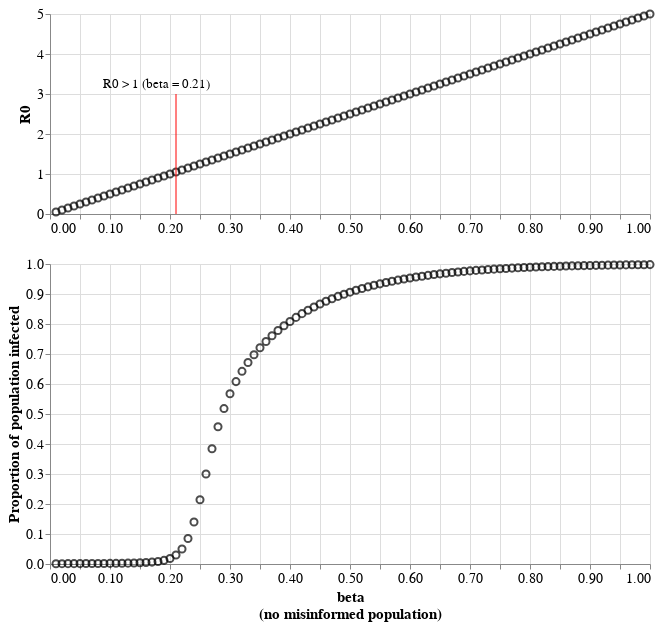

Source (notebook cell):
### Code cell
beta_val = np.round(r0frames[r0frames['r0'] > 1]['beta'].min(), 2)

rule_text_df = pd.DataFrame({
    'x' : [r0frames[r0frames['r0'] > 1]['beta'].min()],
    'y1' : [0],
    'y2' : [3],
    'text' : [f"R0 > 1 (beta = {beta_val})"]
})

r0fig1 = alt.Chart(r0frames).mark_point(color='black', size=50).encode(
    x = alt.X(
        'beta:Q',
        axis = alt.Axis(
            title = None,
            labelExpr="(datum.value*100) % 10 ? null : datum.label"
        )
    ),
    y = alt.Y(
        "r0:Q",
        title = "R0"
    )
).properties(width=600, height=200) + alt.Chart(rule_text_df).mark_rule(color = 'red').encode(
    x = 'x:Q',
    y = 'y1:Q',
    y2 = 'y2:Q'
) + alt.Chart(rule_text_df).mark_text(
    dx=-20,
    dy=-10,
    fontSize=13
).encode(
    x = 'x:Q',
    y = 'y2:Q',
    text = 'text'
)


tots_fig = alt.Chart(total_frame).mark_point(color='black', size=50).encode(
    x = alt.X(
        "beta:Q",
        axis = alt.Axis(
            title=['beta','(no misinformed population)'],
            labelExpr="(datum.value*100) % 10 ? null : datum.label"
        )
    ),
    y = alt.Y("total_infected:Q", title='Proportion of population infected')
).properties(width=600)



combined_fig = alt.vconcat(r0fig1, tots_fig)

combined_fig.configure_axis(
    titleFontSize=15,
    labelFontSize=14,
    labelAngle=0
).configure_legend(
    titleFontSize=15,
    labelFontSize=14,
)

### Figure 1 — Vega-Lite specification as saved in the notebook (floating-point values rounded to 4 significant figures)
{"config": {"view": {"continuousWidth": 400, "continuousHeight": 300}, "axis": {"labelAngle": 0, "labelFontSize": 14, "titleFontSize": 15}, "legend": {"labelFontSize": 14, "titleFontSize": 15}}, "vconcat": [{"layer": [{"data": {"name": "data-fcb4c199e43dcd400c70aa10fb44932f"}, "mark": {"type": "point", "color": "black", "size": 50}, "encoding": {"x": {"type": "quantitative", "axis": {"labelExpr": "(datum.value*100) % 10 ? null : datum.label", "title": null}, "field": "beta"}, "y": {"type": "quantitative", "field": "r0", "title": "R0"}}, "height": 200, "width": 600}, {"data": {"name": "data-cabcc8b05354f87e26394fcbc3eb5dd0"}, "mark": {"type": "rule", "color": "red"}, "encoding": {"x": {"type": "quantitative", "field": "x"}, "y": {"type": "quantitative", "field": "y1"}, "y2": {"field": "y2"}}}, {"data": {"name": "data-cabcc8b05354f87e26394fcbc3eb5dd0"}, "mark": {"type": "text", "dx": -20, "dy": -10, "fontSize": 13}, "encoding": {"text": {"type": "nominal", "field": "text"}, "x": {"type": "quantitative", "field": "x"}, "y": {"type": "quantitative", "field": "y2"}}}]}, {"data": {"name": "data-48a9c5f20bc2c2682860d7eca0b659dd"}, "mark": {"type": "point", "color": "black", "size": 50}, "encoding": {"x": {"type": "quantitative", "axis": {"labelExpr": "(datum.value*100) % 10 ? null : datum.label", "title": ["beta", "(no misinformed population)"]}, "field": "beta"}, "y": {"type": "quantitative", "field": "total_infected", "title": "Proportion of population infected"}}, "width": 600}], "$schema": "https://vega.github.io/schema/vega-lite/v4.8.1.json", "datasets": {"data-fcb4c199e43dcd400c70aa10fb44932f": [{"r0": 0.05, "beta": 0.01}, {"r0": 0.1, "beta": 0.02}, {"r0": 0.15, "beta": 0.03}, {"r0": 0.2, "beta": 0.04}, {"r0": 0.25, "beta": 0.05}, {"r0": 0.3, "beta": 0.06}, {"r0": 0.35, "beta": 0.07}, {"r0": 0.4, "beta": 0.08}, {"r0": 0.45, "beta": 0.09}, {"r0": 0.5, "beta": 0.1}, {"r0": 0.55, "beta": 0.11}, {"r0": 0.6, "beta": 0.12}, {"r0": 0.65, "beta": 0.13}, {"r0": 0.7, "beta": 0.14}, {"r0": 0.75, "beta": 0.15}, {"r0": 0.8, "beta": 0.16}, {"r0": 0.85, "beta": 0.17}, {"r0": 0.9, "beta": 0.18}, {"r0": 0.95, "beta": 0.19}, {"r0": 1.0, "beta": 0.2}, {"r0": 1.05, "beta": 0.21}, {"r0": 1.1, "beta": 0.22}, {"r0": 1.15, "beta": 0.23}, {"r0": 1.2, "beta": 0.24}, {"r0": 1.25, "beta": 0.25}, {"r0": 1.3, "beta": 0.26}, {"r0": 1.35, "beta": 0.27}, {"r0": 1.4, "beta": 0.28}, {"r0": 1.45, "beta": 0.29}, {"r0": 1.5, "beta": 0.3}, {"r0": 1.55, "beta": 0.31}, {"r0": 1.6, "beta": 0.32}, {"r0": 1.65, "beta": 0.33}, {"r0": 1.7, "beta": 0.34}, {"r0": 1.75, "beta": 0.35}, {"r0": 1.8, "beta": 0.36}, {"r0": 1.85, "beta": 0.37}, {"r0": 1.9, "beta": 0.38}, {"r0": 1.95, "beta": 0.39}, {"r0": 2.0, "beta": 0.4}, {"r0": 2.05, "beta": 0.41}, {"r0": 2.1, "beta": 0.42}, {"r0": 2.15, "beta": 0.43}, {"r0": 2.2, "beta": 0.44}, {"r0": 2.25, "beta": 0.45}, {"r0": 2.3, "beta": 0.46}, {"r0": 2.35, "beta": 0.47}, {"r0": 2.4, "beta": 0.48}, {"r0": 2.45, "beta": 0.49}, {"r0": 2.5, "beta": 0.5}, {"r0": 2.55, "beta": 0.51}, {"r0": 2.6, "beta": 0.52}, {"r0": 2.65, "beta": 0.53}, {"r0": 2.7, "beta": 0.54}, {"r0": 2.75, "beta": 0.55}, {"r0": 2.8, "beta": 0.56}, {"r0": 2.85, "beta": 0.57}, {"r0": 2.9, "beta": 0.58}, {"r0": 2.95, "beta": 0.59}, {"r0": 3.0, "beta": 0.6}, {"r0": 3.05, "beta": 0.61}, {"r0": 3.1, "beta": 0.62}, {"r0": 3.15, "beta": 0.63}, {"r0": 3.2, "beta": 0.64}, {"r0": 3.25, "beta": 0.65}, {"r0": 3.3, "beta": 0.66}, {"r0": 3.35, "beta": 0.67}, {"r0": 3.4, "beta": 0.68}, {"r0": 3.45, "beta": 0.69}, {"r0": 3.5, "beta": 0.7}, {"r0": 3.55, "beta": 0.71}, {"r0": 3.6, "beta": 0.72}, {"r0": 3.65, "beta": 0.73}, {"r0": 3.7, "beta": 0.74}, {"r0": 3.75, "beta": 0.75}, {"r0": 3.8, "beta": 0.76}, {"r0": 3.85, "beta": 0.77}, {"r0": 3.9, "beta": 0.78}, {"r0": 3.95, "beta": 0.79}, {"r0": 4.0, "beta": 0.8}, {"r0": 4.05, "beta": 0.81}, {"r0": 4.1, "beta": 0.82}, {"r0": 4.15, "beta": 0.83}, {"r0": 4.2, "beta": 0.84}, {"r0": 4.25, "beta": 0.85}, {"r0": 4.3, "beta": 0.86}, {"r0": 4.35, "beta": 0.87}, {"r0": 4.4, "beta": 0.88}, {"r0": 4.45, "beta": 0.89}, {"r0": 4.5, "beta": 0.9}, {"r0": 4.55, "beta": 0.91}, {"r0": 4.6, "beta": 0.92}, {"r0": 4.65, "beta": 0.93}, {"r0": 4.7, "beta": 0.94}, {"r0": 4.75, "beta": 0.95}, {"r0": 4.8, "beta": 0.96}, {"r0": 4.85, "beta": 0.97}, {"r0": 4.9, "beta": 0.98}, {"r0": 4.95, "beta": 0.99}, {"r0": 5.0, "beta": 1.0}], "data-cabcc8b05354f87e26394fcbc3eb5dd0": [{"x": 0.21, "y1": 0, "y2": 3, "text": "R0 > 1 (beta = 0.21)"}], "data-48a9c5f20bc2c2682860d7eca0b659dd": [{"beta": 0.01, "total_infected": 0.001053}, {"beta": 0.02, "total_infected": 0.001111}, {"beta": 0.03, "total_infected": 0.001176}, {"beta": 0.04, "total_infected": 0.00125}, {"beta": 0.05, "total_infected": 0.001333}, {"beta": 0.06, "total_infected": 0.001428}, {"beta": 0.07, "total_infected": 0.001537}, {"beta": 0.08, "total_infected": 0.001665}, {"beta": 0.09, "total_infected": 0.001816}, {"beta": 0.1, "total_infected": 0.001997}, {"beta": 0.11, "total_infected": 0.002218}, {"beta": 0.12, "total_infected": 0.002493}, {"beta": 0.13, "total_infected": 0.002845}, {"beta": 0.14, "total_infected": 0.00331}, {"beta": 0.15, "total_infected": 0.003947}, {"beta": 0.16, "total_infected": 0.004861}, {"beta": 0.17, "total_infected": 0.006239}, {"beta": 0.18, "total_infected": 0.008428}, {"beta": 0.19, "total_infected": 0.01209}, {"beta": 0.2, "total_infected": 0.01847}, {"beta": 0.21, "total_infected": 0.02987}, {"beta": 0.22, "total_infected": 0.05023}, {"beta": 0.23, "total_infected": 0.0851}, {"beta": 0.24, "total_infected": 0.1398}, {"beta": 0.25, "total_infected": 0.2142}, {"beta": 0.26, "total_infected": 0.2999}, {"beta": 0.27, "total_infected": 0.3839}, {"beta": 0.28, "total_infected": 0.4574}, {"beta": 0.29, "total_infected": 0.518}, {"beta": 0.3, "total_infected": 0.5674}, {"beta": 0.31, "total_infected": 0.608}, {"beta": 0.32, "total_infected": 0.6422}, {"beta": 0.33, "total_infected": 0.6718}, {"beta": 0.34, "total_infected": 0.6977}, {"beta": 0.35, "total_infected": 0.7209}, {"beta": 0.36, "total_infected": 0.7418}, {"beta": 0.37, "total_infected": 0.7608}, {"beta": 0.38, "total_infected": 0.7781}, {"beta": 0.39, "total_infected": 0.794}, {"beta": 0.4, "total_infected": 0.8086}, {"beta": 0.41, "total_infected": 0.8221}, {"beta": 0.42, "total_infected": 0.8345}, {"beta": 0.43, "total_infected": 0.846}, {"beta": 0.44, "total_infected": 0.8566}, {"beta": 0.45, "total_infected": 0.8665}, {"beta": 0.46, "total_infected": 0.8756}, {"beta": 0.47, "total_infected": 0.8841}, {"beta": 0.48, "total_infected": 0.892}, {"beta": 0.49, "total_infected": 0.8993}, {"beta": 0.5, "total_infected": 0.9061}, {"beta": 0.51, "total_infected": 0.9125}, {"beta": 0.52, "total_infected": 0.9184}, {"beta": 0.53, "total_infected": 0.9239}, {"beta": 0.54, "total_infected": 0.929}, {"beta": 0.55, "total_infected": 0.9338}, {"beta": 0.56, "total_infected": 0.9382}, {"beta": 0.57, "total_infected": 0.9424}, {"beta": 0.58, "total_infected": 0.9463}, {"beta": 0.59, "total_infected": 0.9499}, {"beta": 0.6, "total_infected": 0.9533}, {"beta": 0.61, "total_infected": 0.9564}, {"beta": 0.62, "total_infected": 0.9594}, {"beta": 0.63, "total_infected": 0.9622}, {"beta": 0.64, "total_infected": 0.9647}, {"beta": 0.65, "total_infected": 0.9672}, {"beta": 0.66, "total_infected": 0.9694}, {"beta": 0.67, "total_infected": 0.9715}, {"beta": 0.68, "total_infected": 0.9735}, {"beta": 0.69, "total_infected": 0.9753}, {"beta": 0.7, "total_infected": 0.977}, {"beta": 0.71, "total_infected": 0.9786}, {"beta": 0.72, "total_infected": 0.9801}, {"beta": 0.73, "total_infected": 0.9815}, {"beta": 0.74, "total_infected": 0.9829}, {"beta": 0.75, "total_infected": 0.9841}, {"beta": 0.76, "total_infected": 0.9852}, {"beta": 0.77, "total_infected": 0.9863}, {"beta": 0.78, "total_infected": 0.9873}, {"beta": 0.79, "total_infected": 0.9882}, {"beta": 0.8, "total_infected": 0.9891}, {"beta": 0.81, "total_infected": 0.9899}, {"beta": 0.82, "total_infected": 0.9906}, {"beta": 0.83, "total_infected": 0.9913}, {"beta": 0.84, "total_infected": 0.992}, {"beta": 0.85, "total_infected": 0.9926}, {"beta": 0.86, "total_infected": 0.9932}, {"beta": 0.87, "total_infected": 0.9937}, {"beta": 0.88, "total_infected": 0.9942}, {"beta": 0.89, "total_infected": 0.9947}, {"beta": 0.9, "total_infected": 0.9951}, {"beta": 0.91, "total_infected": 0.9955}, {"beta": 0.92, "total_infected": 0.9958}, {"beta": 0.93, "total_infected": 0.9962}, {"beta": 0.94, "total_infected": 0.9965}, {"beta": 0.95, "total_infected": 0.9968}, {"beta": 0.96, "total_infected": 0.9971}, {"beta": 0.97, "total_infected": 0.9973}, {"beta": 0.98, "total_infected": 0.9975}, {"beta": 0.99, "total_infected": 0.9978}, {"beta": 1.0, "total_infected": 0.998}]}}
